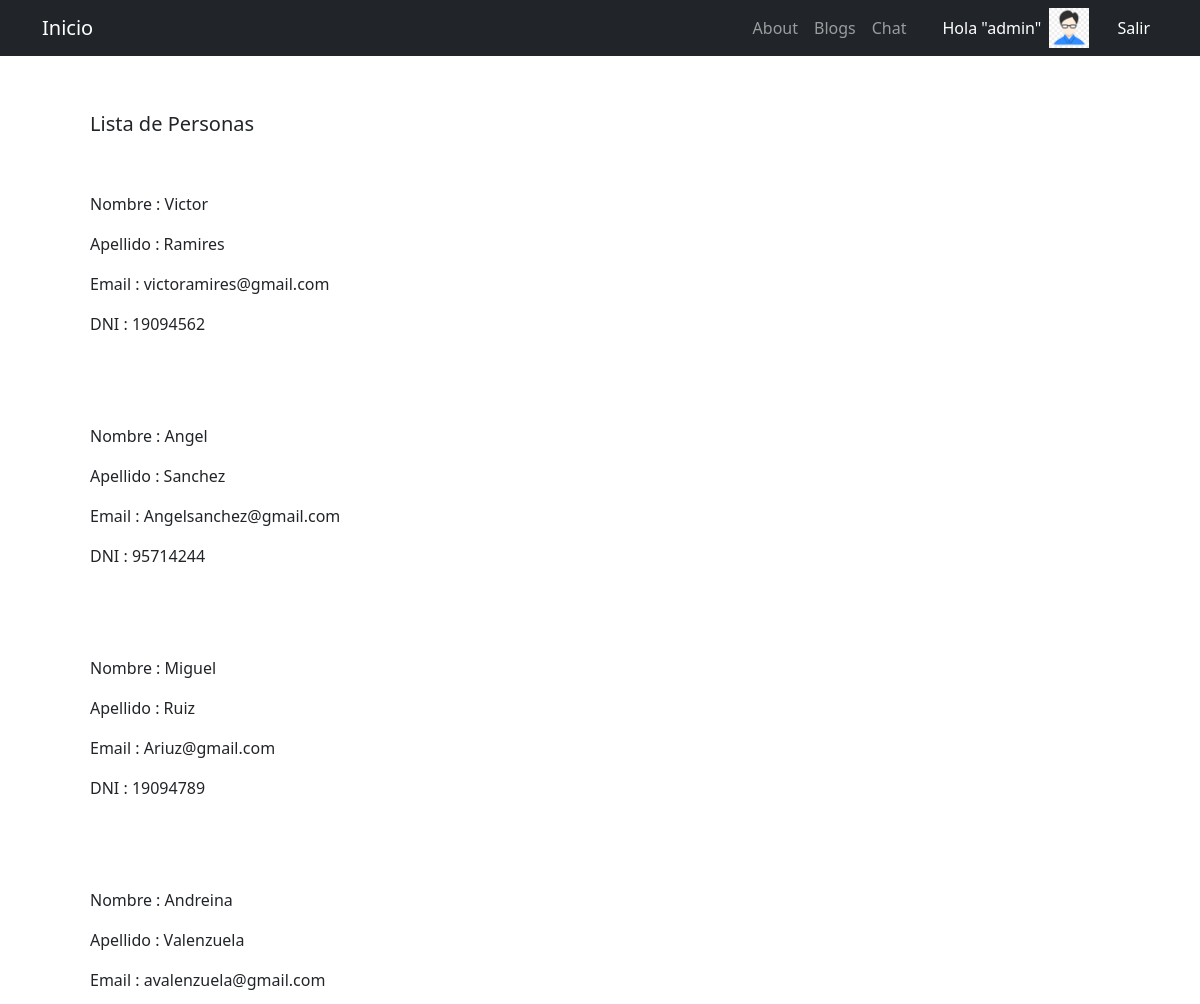
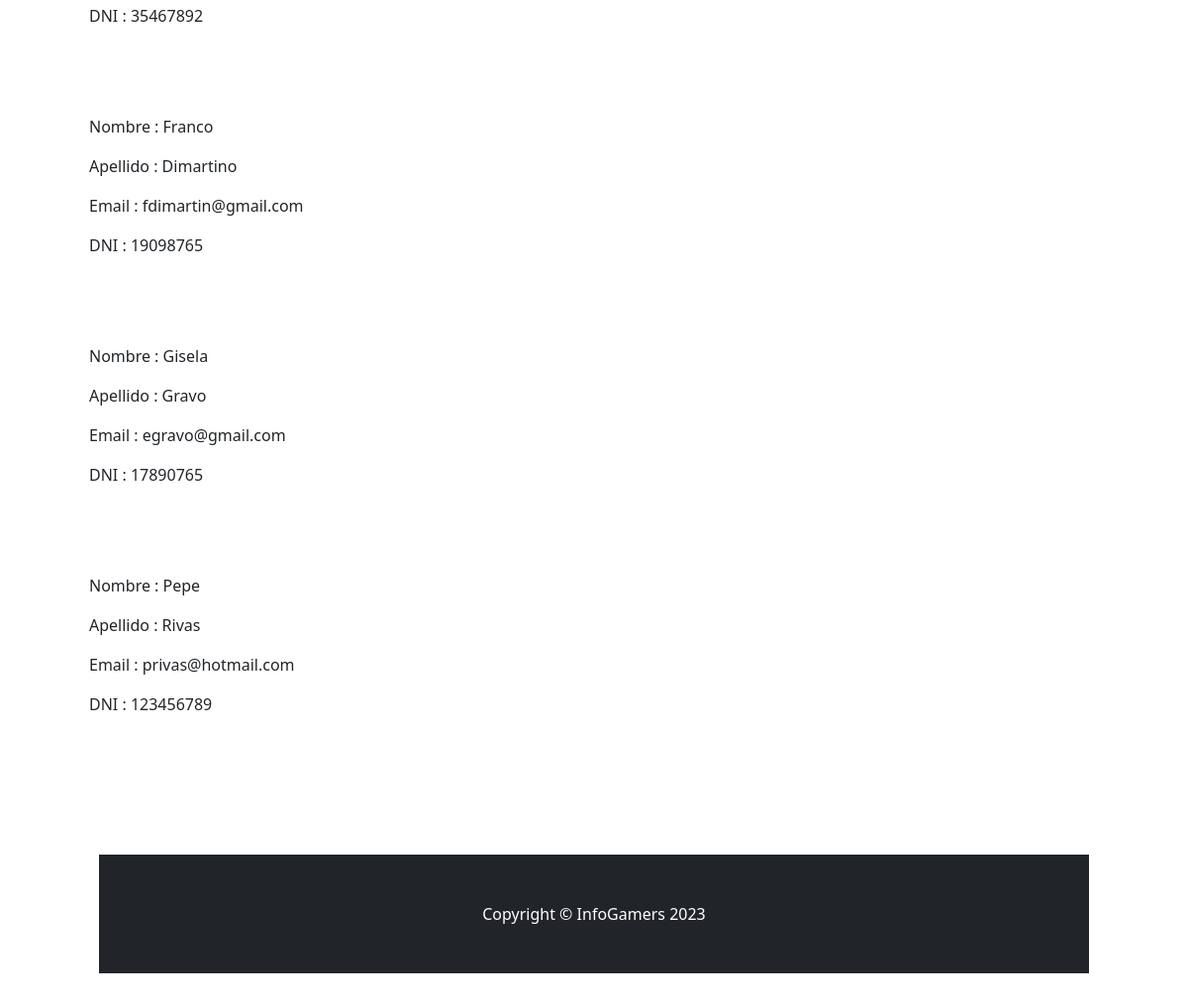
The page /AppRegistro/listadepersonas/ (signed in) on the database its author committed (2 pictures, top to bottom).
### AppRegistro/models.py (models this page shows, shortened)
class Persona (models.Model):
    nombre = models.CharField (max_length=50)
    apellido = models.CharField (max_length=50)
    email= models.EmailField (max_length=50)
    dni= models.IntegerField ()

### AppRegistro/views.py (the view)
# urls.py: path('listadepersonas/', listadepersonas, name="listadepersonas"),
@login_required
def listadepersonas (request):
    Perso= Persona.objects.filter()
    return render(request, "AppRegistro/listadepersonas.html", {"Perso" : Perso ,"avatar": obtenerAvatar(request)})

### AppFinal/views.py (called while the page is built)
def obtenerAvatar(request):
        lista=Avatar.objects.filter(user=request.user.id)
        if len(lista)!=0:
            avatar=lista[0].imagen.url
        else:
            avatar="/media/avatars/defaul.png"
        return avatar

### AppRegistro/Templates/AppRegistro/listadepersonas.html (shortened to what this page needs)
{% extends "AppFinal/Padre.html" %}
{% load static %}
{% block Titulo %}
<br>
<br>
<h5 style="margin-left: 90px"> Lista de Personas</h5>
{% for per in Perso %}
<br>
<br>
<p style="margin-left: 90px">Nombre : {{ per.nombre }} </P>
<P style="margin-left: 90px">Apellido : {{ per.apellido }} </p>
<p style="margin-left: 90px">Email : {{ per.email }} </p>
<p style="margin-left: 90px">DNI : {{ per.dni }} </p>
<br>
{% endfor %}
{% endblock %}

### AppFinal/Templates/AppFinal/padre.html (shortened to what this page needs)
<!DOCTYPE html>
<html lang="en">
    <head>
        {% load static %}
        <link href="{% static 'AppFinal/css/styles.css' %}" rel="stylesheet" />
    </head>
    <body>
        <nav class="navbar navbar-expand-lg navbar-dark bg-dark" >
            <div class="container">
                <a class="navbar-brand" href="{% url 'inicio' %}">Inicio</a>
                <div class="collapse navbar-collapse" id="navbarSupportedContent">
                    <ul class="navbar-nav ms-auto mb-2 mb-lg-0">
                        <li class="nav-item"><a class="nav-link" href="{% url 'about' %}">About</a></li>
                        <li class="nav-item"><a class="nav-link" aria-current="page" href="{% url 'listadeblog' %}">Blogs</a></li>
                        {% if user.is_authenticated %}
                        <li class="nav-item"><a class="nav-link" aria-current="page" href="{% url 'listademensaje' %}">Chat</a></li>
                        <li class="nav-item"><a class="nav-link active" aria-current="page" style="margin-left: 20px" href="{% url 'editarperfil' %}"> Hola "{{ user.username }}"</a></li>
                        <a href="{% url 'editaravatar' %}"><img src="{{ avatar }}" width="40px" height="40px" style="margin-right: 20px"></a>
                        <li class="nav-item"><a class="nav-link active" aria-current="page" href="{% url 'logout' %}">Salir</a></li>
                        {% else %}
                        <li class="nav-item"><a class="nav-link" href="{% url 'register' %}">Registrate</a></li>
                        <li class="nav-item"><a class="nav-link" aria-current="page" href="{% url 'login' %}">Ingresa</a></li>
                        {% endif %}
                    </ul>
                </div>
            </div>
        </nav>
        {% block Titulo %}{% endblock %}
        <footer class="py-5 bg-dark" style="margin: 100px ">
            <div class="container"><p class="m-0 text-center text-white">Copyright &copy; InfoGamers 2023</p></div>
        </footer>
    </body>
</html>

### rows shown on the page
Persona: nombre "Victor", apellido "Ramires", email "victoramires@gmail.com", dni "19094562"
Persona: nombre "Angel", apellido "Sanchez", email "Angelsanchez@gmail.com", dni "95714244"
Persona: nombre "Miguel", apellido "Ruiz", email "Ariuz@gmail.com", dni "19094789"
Persona: nombre "Andreina", apellido "Valenzuela", email "avalenzuela@gmail.com", dni "35467892"
Persona: nombre "Franco", apellido "Dimartino", email "fdimartin@gmail.com", dni "19098765"
Persona: nombre "Gisela", apellido "Gravo", email "egravo@gmail.com", dni "17890765"
Persona: nombre "Pepe", apellido "Rivas", email "privas@hotmail.com", dni "123456789"

### other values the page prints
{{ user.username }} "admin"
